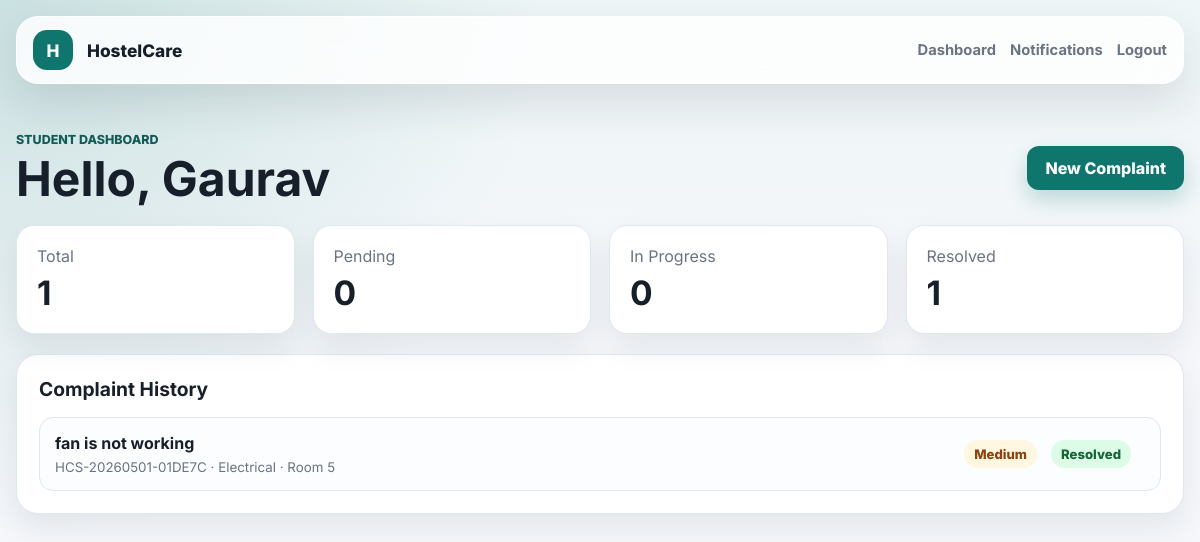
/student (signed in), run on the app's committed database.
### tables this page shows
CREATE TABLE users (
            id INTEGER PRIMARY KEY AUTOINCREMENT,
            name TEXT NOT NULL,
            email TEXT UNIQUE NOT NULL,
            room TEXT,
            password_hash TEXT NOT NULL,
            role TEXT NOT NULL CHECK(role IN ('student', 'admin')),
            created_at TEXT NOT NULL
        );

CREATE TABLE complaints (
            id INTEGER PRIMARY KEY AUTOINCREMENT,
            complaint_code TEXT UNIQUE NOT NULL,
            student_id INTEGER NOT NULL,
            room TEXT NOT NULL,
            category TEXT NOT NULL,
            priority TEXT NOT NULL,
            title TEXT NOT NULL,
            description TEXT NOT NULL,
            image_filename TEXT,
            status TEXT NOT NULL DEFAULT 'Pending',
            admin_note TEXT,
            rating INTEGER,
            rating_comment TEXT,
            created_at TEXT NOT NULL,
            updated_at TEXT NOT NULL,
            FOREIGN KEY(student_id) REFERENCES users(id)
        );

### app.py (the view)
@app.route("/student")
@login_required("student")
def student_dashboard():
    user = current_user()
    complaints = query_all(
        "SELECT * FROM complaints WHERE student_id = ? ORDER BY created_at DESC",
        (user["id"],),
    )
    stats = query_one(
        """
        SELECT
            COUNT(*) AS total,
            SUM(status = 'Pending') AS pending,
            SUM(status = 'In Progress') AS progress,
            SUM(status = 'Resolved') AS resolved
        FROM complaints WHERE student_id = ?
        """,
        (user["id"],),
    )
    return render_template("student_dashboard.html", complaints=complaints, stats=stats)

### app.py (called while the page is built)
def get_db():
    if "db" not in g:
        g.db = sqlite3.connect(DATABASE)
        g.db.row_factory = sqlite3.Row
    return g.db

def query_one(sql, params=()):
    return get_db().execute(sql, params).fetchone()

def query_all(sql, params=()):
    return get_db().execute(sql, params).fetchall()

def current_user():
    if "user_id" not in session:
        return None
    return query_one("SELECT * FROM users WHERE id = ?", (session["user_id"],))

def login_required(role=None):
    def decorator(view):
        @wraps(view)
        def wrapped(*args, **kwargs):
            user = current_user()
            if not user:
                flash("Please login first.", "warning")
                return redirect(url_for("login"))
            if role and user["role"] != role:
                flash("You do not have access to that page.", "danger")
                return redirect(url_for("dashboard"))
            return view(*args, **kwargs)
        return wrapped
    return decorator

@app.context_processor
def inject_user():
    user = current_user()
    unread = 0
    if user:
        unread = query_one(
            "SELECT COUNT(*) AS count FROM notifications WHERE user_id = ? AND is_read = 0",
            (user["id"],),
        )["count"]
    return {"current_user": user, "unread_notifications": unread}

### templates/student_dashboard.html (shortened to what this page needs)
{% extends "base.html" %}
{% block content %}
<section class="page-head">
  <div>
    <p class="eyebrow">Student Dashboard</p>
    <h1>Hello, {{ current_user.name }}</h1>
  </div>
  <a class="button" href="{{ url_for('new_complaint') }}">New Complaint</a>
</section>
<section class="stats-grid">
  <div class="stat"><span>Total</span><strong>{{ stats.total or 0 }}</strong></div>
  <div class="stat"><span>Pending</span><strong>{{ stats.pending or 0 }}</strong></div>
  <div class="stat"><span>In Progress</span><strong>{{ stats.progress or 0 }}</strong></div>
  <div class="stat"><span>Resolved</span><strong>{{ stats.resolved or 0 }}</strong></div>
</section>
<section class="table-shell">
  <h2>Complaint History</h2>
  <div class="complaint-list">
    {% for complaint in complaints %}
      <a class="complaint-row" href="{{ url_for('complaint_detail', complaint_code=complaint.complaint_code) }}">
        <div><strong>{{ complaint.title }}</strong><small>{{ complaint.complaint_code }} · {{ complaint.category }} · Room {{ complaint.room }}</small></div>
        <span class="priority {{ complaint.priority|lower }}">{{ complaint.priority }}</span>
        <span class="status {{ complaint.status|replace(' ', '-')|lower }}">{{ complaint.status }}</span>
      </a>
    {% else %}
      <p class="empty">No complaints yet. Submit your first issue when something needs attention.</p>
    {% endfor %}
  </div>
</section>
{% endblock %}

### static/style.css (style rules this page uses)
:root { --ink: #17202a; --muted: #6a7482; --line: #dfe7ef; --bg: #f5f7fb; --panel: #ffffff; --primary: #0f766e; --primary-dark: #115e59; --accent: #f59e0b; --danger: #dc2626; --success: #16a34a; --shadow: 0 18px 45px rgba(22, 32, 42, 0.12); }
* { box-sizing: border-box; }
body { margin: 0; font-family: Inter, system-ui, -apple-system, BlinkMacSystemFont, "Segoe UI", sans-serif; color: var(--ink); background: radial-gradient(circle at top left, rgba(15, 118, 110, 0.16), transparent 34rem), linear-gradient(180deg, #eef6f7 0%, var(--bg) 38%); min-height: 100vh; }
a { color: inherit; text-decoration: none; }
.brand, .navlinks, .hero-actions, .page-head, .detail-head { display: flex; align-items: center; gap: 14px; }
.button { border: 0; border-radius: 12px; padding: 12px 18px; background: var(--primary); color: white; font-weight: 800; cursor: pointer; box-shadow: 0 10px 22px rgba(15, 118, 110, 0.24); }
.eyebrow { color: var(--primary-dark); font-weight: 800; text-transform: uppercase; letter-spacing: 0; font-size: 0.78rem; margin: 0 0 8px; }
h1 { margin: 0; font-size: clamp(2.1rem, 5vw, 4.8rem); line-height: 1; letter-spacing: 0; }
h2 { margin: 0 0 16px; font-size: 1.2rem; }
.metric-card, .features article, .stat, .table-shell, .form-card, .detail-main, .side-panel, .comments { background: var(--panel); border: 1px solid var(--line); box-shadow: 0 14px 30px rgba(22, 32, 42, 0.08); }
.metric-card span, .stat span, small, .muted, .hint { color: var(--muted); }
.features, .stats-grid { display: grid; grid-template-columns: repeat(3, 1fr); gap: 18px; }
.page-head { justify-content: space-between; margin: 20px 0 22px; }
.page-head h1 { font-size: clamp(2rem, 4vw, 3.2rem); }
.stats-grid { grid-template-columns: repeat(4, 1fr); margin-bottom: 20px; }
.stat { border-radius: 18px; padding: 20px; }
.stat strong { display: block; font-size: 2.1rem; margin-top: 6px; }
.table-shell, .comments { border-radius: 22px; padding: 22px; }
.complaint-list { display: grid; gap: 12px; }
.complaint-row { display: grid; grid-template-columns: 1fr auto auto auto; gap: 14px; align-items: center; padding: 15px; border: 1px solid var(--line); border-radius: 14px; background: #fbfdff; }
.complaint-row small { display: block; margin-top: 6px; }
.priority, .status { padding: 6px 10px; border-radius: 999px; font-size: 0.82rem; font-weight: 800; white-space: nowrap; }
.priority.medium { background: #fff7df; color: #92400e; }
.status.resolved { background: #dcfce7; color: #166534; }

### data on the page
users: name "Gaurav"
complaints: title "fan is not working", complaint_code "HCS-20260501-01DE7C", category "Electrical", room "5", priority "Medium", status "Resolved"

### other printed values
{{ stats.total or 0 }} "1"
{{ stats.pending or 0 }} "0"
{{ stats.progress or 0 }} "0"
{{ stats.resolved or 0 }} "1"
